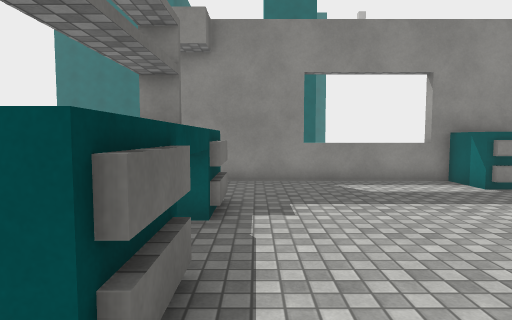
[1] (above)

13 first-person views from a walk through a 3-D level made in the Unity game engine. The camera is 1.4 m above the floor, tilts 4° down and sees 75° across. The floor is counted in squares, 1 m on a side. Each view is taken from the middle of a square. On the plan, view 1 faces up. The plan holds only what a view shows up to about 15 squares ahead; the rest is blank. The place goes on beyond the plan. The player character is not drawn. Surface patterns are stand-ins for the level's own textures.

[2]
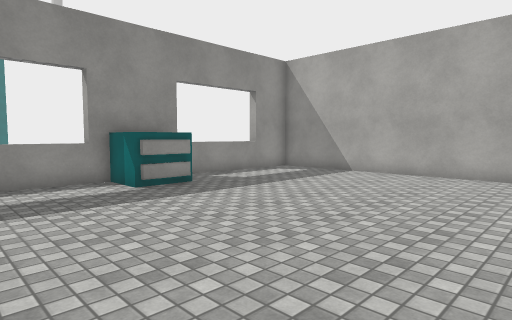

[3]
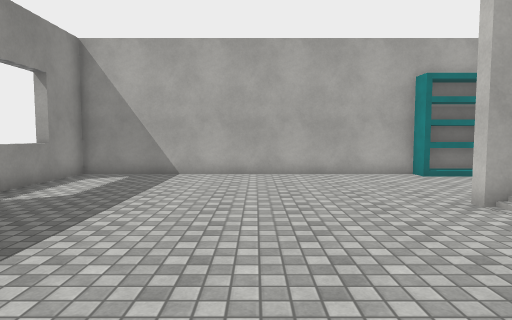

[4]
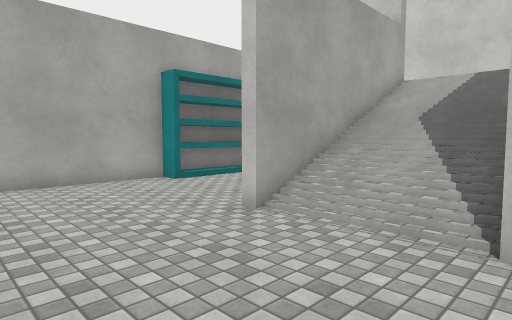

[5]
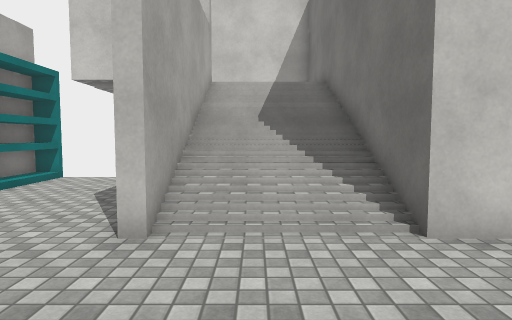

[6]
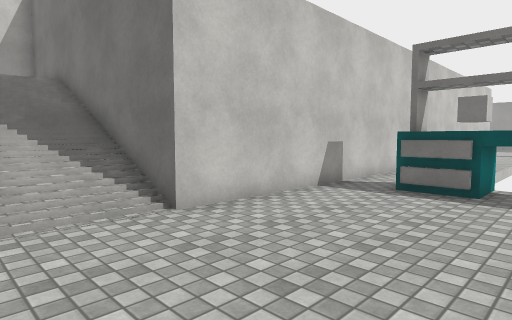

[7]
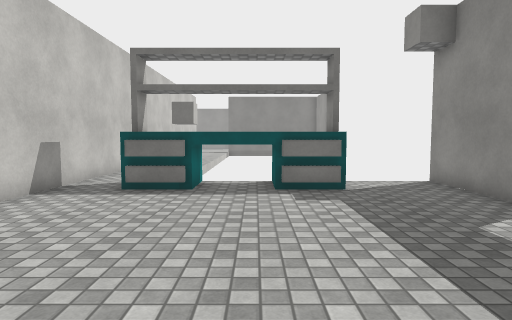

[8]
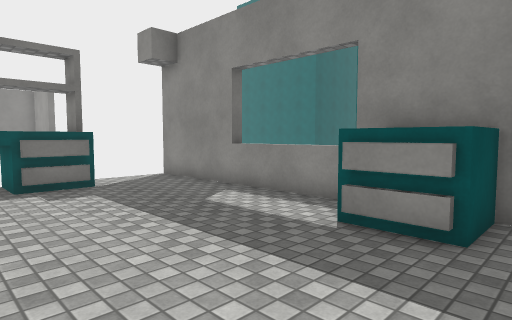

[9]
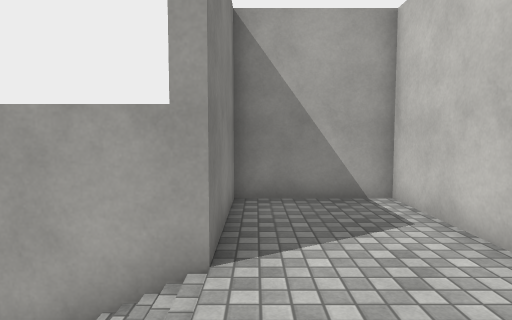

[10]
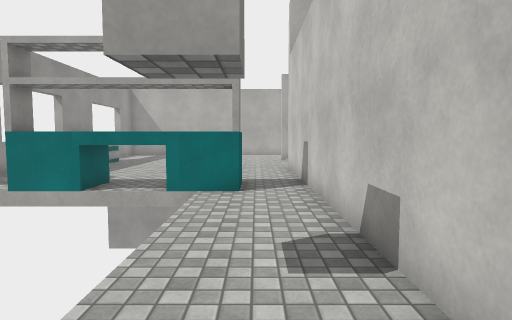

[11]
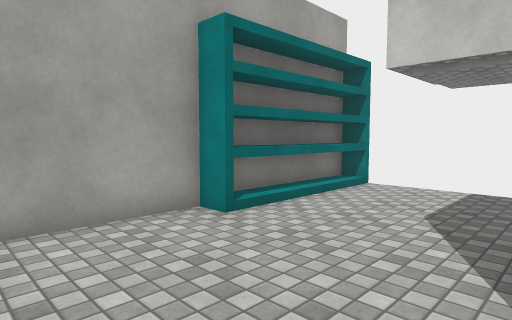

[12]
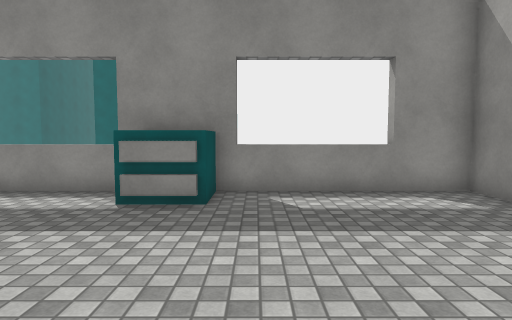

[13]
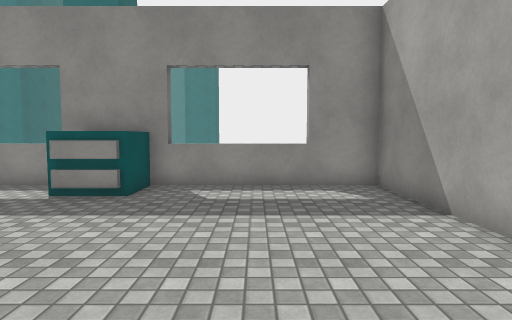

### Floor plan
Key: @ floor where view 1 was taken; # wall or solid block; . main floor; : floor 3.25 m higher than the main floor; / step, stairs or slope; ^ raised ledge; R drawers; B bookshelf.
Columns run from 11 left of view 1 to 15 right of it. Each row starts with its distance up from view 1.
 11         #####^^^^###^^^^###
 10          ........R R......#
  9          ........RRR......#
  8          .................#
  7          #^...............#
  6          ^^...............#
  5          ^^...............#
  4          ^^...............#
  3          ^^...............#
  2   .......^^...............#
  1 . ........................#
  0   .........@..............#
 -1   ##############////#.....#
 -2                #////#....B#
 -3                #////#....B#
 -4                #////#....B#
 -5                #////#....B#
 -6                #////#....B#
 -7                #////#..  B#
 -8                #: ::::::#
 -9                #  ::::::#
-10                #  ::::::#
-11                 #########

Positions as (right, up) in squares from view 1, and headings:
1: (0, 0), facing up
2: (2, 0), facing up-right
3: (2, 4), facing right
4: (4, 4), facing down-right
5: (7, 4), facing down
6: (8, 5), facing down-left
7: (8, 5), facing left
8: (9, 4), facing up-left
9: (5, -8), facing right
10: (-11, 1), facing right
11: (9, 2), facing down-right
12: (9, 2), facing up
13: (11, 1), facing up
